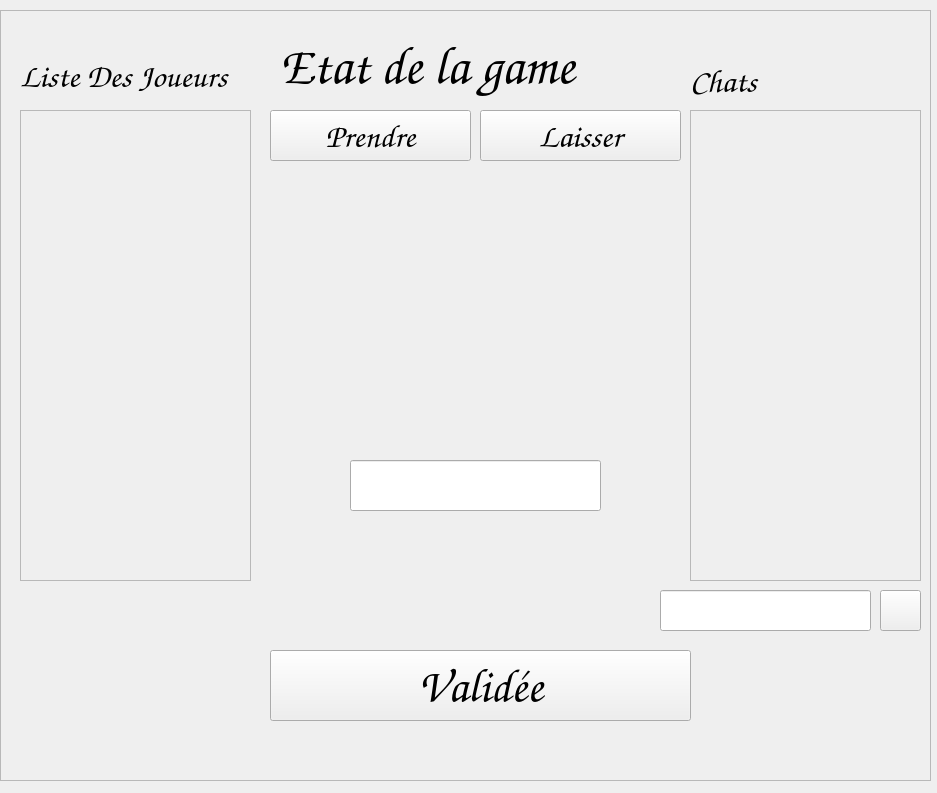
<?xml version="1.0" encoding="UTF-8"?>
<ui version="4.0">
 <class>JeuxActif</class>
 <widget class="QWidget" name="JeuxActif">
  <property name="geometry">
   <rect>
    <x>0</x>
    <y>0</y>
    <width>937</width>
    <height>793</height>
   </rect>
  </property>
  <property name="windowTitle">
   <string>Plateau de jeux</string>
  </property>
  <property name="styleSheet">
   <string notr="true">background-image: url(:/img/fond3.webp);</string>
  </property>
  <widget class="QFrame" name="frame">
   <property name="geometry">
    <rect>
     <x>0</x>
     <y>10</y>
     <width>931</width>
     <height>771</height>
    </rect>
   </property>
   <property name="frameShape">
    <enum>QFrame::StyledPanel</enum>
   </property>
   <property name="frameShadow">
    <enum>QFrame::Raised</enum>
   </property>
   <widget class="QLabel" name="labelArdoise">
    <property name="geometry">
     <rect>
      <x>270</x>
      <y>170</y>
      <width>411</width>
      <height>411</height>
     </rect>
    </property>
    <property name="styleSheet">
     <string notr="true">border-image: url(:/img/craneArdoise.png);</string>
    </property>
    <property name="text">
     <string/>
    </property>
   </widget>
   <widget class="QLineEdit" name="lineEditArdoise">
    <property name="geometry">
     <rect>
      <x>350</x>
      <y>450</y>
      <width>251</width>
      <height>51</height>
     </rect>
    </property>
    <property name="font">
     <font>
      <family>Z003</family>
      <pointsize>20</pointsize>
      <italic>true</italic>
      <bold>true</bold>
     </font>
    </property>
    <property name="styleSheet">
     <string notr="true">background-image: url(:/img/blanc3.png);</string>
    </property>
   </widget>
   <widget class="QPushButton" name="pushButtonPrendre">
    <property name="geometry">
     <rect>
      <x>270</x>
      <y>100</y>
      <width>201</width>
      <height>51</height>
     </rect>
    </property>
    <property name="font">
     <font>
      <family>Z003</family>
      <pointsize>25</pointsize>
      <italic>true</italic>
      <bold>true</bold>
     </font>
    </property>
    <property name="text">
     <string>Prendre</string>
    </property>
   </widget>
   <widget class="QPushButton" name="pushButtonRelood">
    <property name="geometry">
     <rect>
      <x>480</x>
      <y>100</y>
      <width>201</width>
      <height>51</height>
     </rect>
    </property>
    <property name="font">
     <font>
      <family>Z003</family>
      <pointsize>25</pointsize>
      <italic>true</italic>
      <bold>true</bold>
     </font>
    </property>
    <property name="text">
     <string>Laisser</string>
    </property>
   </widget>
   <widget class="QTextEdit" name="textEditListeJoueur">
    <property name="enabled">
     <bool>false</bool>
    </property>
    <property name="geometry">
     <rect>
      <x>20</x>
      <y>100</y>
      <width>231</width>
      <height>471</height>
     </rect>
    </property>
    <property name="font">
     <font>
      <family>Z003</family>
      <pointsize>30</pointsize>
      <italic>true</italic>
      <bold>true</bold>
     </font>
    </property>
    <property name="styleSheet">
     <string notr="true"/>
    </property>
   </widget>
   <widget class="QLabel" name="labelListeJoueur">
    <property name="geometry">
     <rect>
      <x>20</x>
      <y>45</y>
      <width>221</width>
      <height>41</height>
     </rect>
    </property>
    <property name="font">
     <font>
      <family>Z003</family>
      <pointsize>25</pointsize>
      <italic>true</italic>
      <bold>true</bold>
     </font>
    </property>
    <property name="text">
     <string>Liste Des Joueurs</string>
    </property>
   </widget>
   <widget class="QTextEdit" name="textEditChats">
    <property name="enabled">
     <bool>false</bool>
    </property>
    <property name="geometry">
     <rect>
      <x>690</x>
      <y>100</y>
      <width>231</width>
      <height>471</height>
     </rect>
    </property>
    <property name="font">
     <font>
      <family>Z003</family>
      <pointsize>30</pointsize>
      <italic>true</italic>
      <bold>true</bold>
     </font>
    </property>
    <property name="styleSheet">
     <string notr="true"/>
    </property>
   </widget>
   <widget class="QLabel" name="labelChats">
    <property name="geometry">
     <rect>
      <x>690</x>
      <y>50</y>
      <width>221</width>
      <height>41</height>
     </rect>
    </property>
    <property name="font">
     <font>
      <family>Z003</family>
      <pointsize>25</pointsize>
      <italic>true</italic>
      <bold>true</bold>
     </font>
    </property>
    <property name="text">
     <string>Chats</string>
    </property>
   </widget>
   <widget class="QLineEdit" name="lineEditChats">
    <property name="geometry">
     <rect>
      <x>660</x>
      <y>580</y>
      <width>211</width>
      <height>41</height>
     </rect>
    </property>
    <property name="font">
     <font>
      <family>Z003</family>
      <pointsize>20</pointsize>
      <italic>true</italic>
      <bold>true</bold>
     </font>
    </property>
   </widget>
   <widget class="QPushButton" name="pushButtonEnvoyai">
    <property name="geometry">
     <rect>
      <x>880</x>
      <y>580</y>
      <width>41</width>
      <height>41</height>
     </rect>
    </property>
    <property name="font">
     <font>
      <family>Z003</family>
      <pointsize>25</pointsize>
      <italic>true</italic>
      <bold>true</bold>
     </font>
    </property>
    <property name="styleSheet">
     <string notr="true">border-image: url(:/img/avion2.png);</string>
    </property>
    <property name="text">
     <string/>
    </property>
   </widget>
   <widget class="QPushButton" name="pushButtonvalide">
    <property name="geometry">
     <rect>
      <x>270</x>
      <y>640</y>
      <width>421</width>
      <height>71</height>
     </rect>
    </property>
    <property name="font">
     <font>
      <family>Z003</family>
      <pointsize>35</pointsize>
      <italic>true</italic>
      <bold>true</bold>
     </font>
    </property>
    <property name="text">
     <string>Validée</string>
    </property>
   </widget>
   <widget class="QLabel" name="labelEtat">
    <property name="geometry">
     <rect>
      <x>280</x>
      <y>20</y>
      <width>391</width>
      <height>71</height>
     </rect>
    </property>
    <property name="font">
     <font>
      <family>Z003</family>
      <pointsize>40</pointsize>
      <italic>true</italic>
      <bold>true</bold>
     </font>
    </property>
    <property name="text">
     <string>Etat de la game</string>
    </property>
   </widget>
  </widget>
 </widget>
 <resources/>
 <connections/>
</ui>
